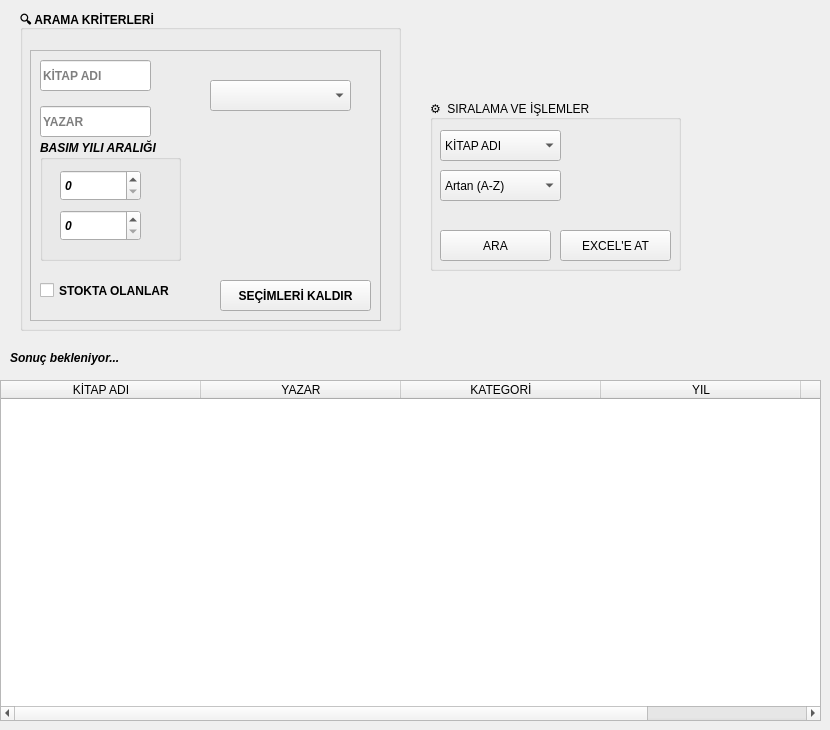
         <widget class="QWidget" name="page_sorgu">
          <widget class="QTableWidget" name="tbl_sorgu_sonuc">
           <property name="geometry">
            <rect>
             <x>0</x>
             <y>380</y>
             <width>821</width>
             <height>341</height>
            </rect>
           </property>
           <attribute name="horizontalHeaderMinimumSectionSize">
            <number>30</number>
           </attribute>
           <attribute name="horizontalHeaderDefaultSectionSize">
            <number>200</number>
           </attribute>
           <attribute name="horizontalHeaderStretchLastSection">
            <bool>true</bool>
           </attribute>
           <column>
            <property name="text">
             <string>KİTAP ADI</string>
            </property>
           </column>
           <column>
            <property name="text">
             <string>YAZAR</string>
            </property>
           </column>
           <column>
            <property name="text">
             <string>KATEGORİ</string>
            </property>
           </column>
           <column>
            <property name="text">
             <string>YIL</string>
            </property>
           </column>
           <column>
            <property name="text">
             <string/>
            </property>
           </column>
          </widget>
          <widget class="QGroupBox" name="groupBox_2">
           <property name="geometry">
            <rect>
             <x>20</x>
             <y>10</y>
             <width>381</width>
             <height>321</height>
            </rect>
           </property>
           <property name="font">
            <font>
             <weight>75</weight>
             <bold>true</bold>
            </font>
           </property>
           <property name="title">
            <string>🔍 ARAMA KRİTERLERİ </string>
           </property>
           <widget class="QFrame" name="frame_9">
            <property name="geometry">
             <rect>
              <x>10</x>
              <y>40</y>
              <width>351</width>
              <height>271</height>
             </rect>
            </property>
            <property name="frameShape">
             <enum>QFrame::StyledPanel</enum>
            </property>
            <property name="frameShadow">
             <enum>QFrame::Raised</enum>
            </property>
            <widget class="QCheckBox" name="chk_sorgu_stok">
             <property name="geometry">
              <rect>
               <x>10</x>
               <y>220</y>
               <width>151</width>
               <height>41</height>
              </rect>
             </property>
             <property name="text">
              <string>STOKTA OLANLAR</string>
             </property>
            </widget>
            <widget class="QComboBox" name="cmb_sorgu_kategori">
             <property name="geometry">
              <rect>
               <x>180</x>
               <y>30</y>
               <width>141</width>
               <height>31</height>
              </rect>
             </property>
            </widget>
            <widget class="QLineEdit" name="txt_sorgu_yazar">
             <property name="geometry">
              <rect>
               <x>10</x>
               <y>56</y>
               <width>111</width>
               <height>31</height>
              </rect>
             </property>
             <property name="placeholderText">
              <string>YAZAR</string>
             </property>
            </widget>
            <widget class="QLineEdit" name="txt_sorgu_kitap">
             <property name="geometry">
              <rect>
               <x>10</x>
               <y>10</y>
               <width>111</width>
               <height>31</height>
              </rect>
             </property>
             <property name="placeholderText">
              <string>KİTAP ADI</string>
             </property>
            </widget>
            <widget class="QGroupBox" name="groupBox_3">
             <property name="geometry">
              <rect>
               <x>10</x>
               <y>90</y>
               <width>141</width>
               <height>121</height>
              </rect>
             </property>
             <property name="font">
              <font>
               <italic>true</italic>
              </font>
             </property>
             <property name="title">
              <string>BASIM YILI ARALIĞI</string>
             </property>
             <widget class="QSpinBox" name="spin_sorgu_min">
              <property name="geometry">
               <rect>
                <x>20</x>
                <y>30</y>
                <width>81</width>
                <height>31</height>
               </rect>
              </property>
              <property name="maximum">
               <number>2030</number>
              </property>
             </widget>
             <widget class="QSpinBox" name="spin_sorgu_max">
              <property name="geometry">
               <rect>
                <x>20</x>
                <y>70</y>
                <width>81</width>
                <height>31</height>
               </rect>
              </property>
              <property name="maximum">
               <number>2030</number>
              </property>
             </widget>
            </widget>
            <widget class="QPushButton" name="btn_sorgu_temizle">
             <property name="geometry">
              <rect>
               <x>190</x>
               <y>230</y>
               <width>151</width>
               <height>31</height>
              </rect>
             </property>
             <property name="text">
              <string>SEÇİMLERİ KALDIR</string>
             </property>
            </widget>
           </widget>
          </widget>
          <widget class="QGroupBox" name="groupBox_4">
           <property name="geometry">
            <rect>
             <x>430</x>
             <y>100</y>
             <width>251</width>
             <height>171</height>
            </rect>
           </property>
           <property name="title">
            <string>⚙️  SIRALAMA VE İŞLEMLER</string>
           </property>
           <widget class="QComboBox" name="cmb_sorgu_sirala">
            <property name="geometry">
             <rect>
              <x>10</x>
              <y>30</y>
              <width>121</width>
              <height>31</height>
             </rect>
            </property>
            <property name="placeholderText">
             <string/>
            </property>
            <item>
             <property name="text">
              <string>KİTAP ADI</string>
             </property>
            </item>
            <item>
             <property name="text">
              <string>YAZAR</string>
             </property>
            </item>
            <item>
             <property name="text">
              <string>BASIM YILI</string>
             </property>
            </item>
           </widget>
           <widget class="QComboBox" name="cmb_sorgu_yon">
            <property name="geometry">
             <rect>
              <x>10</x>
              <y>70</y>
              <width>121</width>
              <height>31</height>
             </rect>
            </property>
            <item>
             <property name="text">
              <string>Artan (A-Z)</string>
             </property>
            </item>
            <item>
             <property name="text">
              <string>Azalan (Z-A)</string>
             </property>
            </item>
           </widget>
           <widget class="QPushButton" name="btn_sorgu_bul">
            <property name="geometry">
             <rect>
              <x>10</x>
              <y>130</y>
              <width>111</width>
              <height>31</height>
             </rect>
            </property>
            <property name="text">
             <string>ARA</string>
            </property>
           </widget>
           <widget class="QPushButton" name="btn_sorgu_excel">
            <property name="geometry">
             <rect>
              <x>130</x>
              <y>130</y>
              <width>111</width>
              <height>31</height>
             </rect>
            </property>
            <property name="text">
             <string>EXCEL'E AT</string>
            </property>
           </widget>
          </widget>
          <widget class="QLabel" name="lbl_sonuc_sayisi">
           <property name="geometry">
            <rect>
             <x>10</x>
             <y>350</y>
             <width>281</width>
             <height>16</height>
            </rect>
           </property>
           <property name="font">
            <font>
             <weight>75</weight>
             <italic>true</italic>
             <bold>true</bold>
            </font>
           </property>
           <property name="text">
            <string>Sonuç bekleniyor...</string>
           </property>
          </widget>
         </widget>
